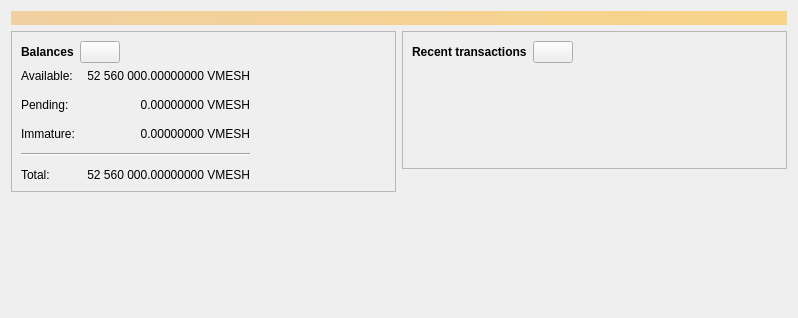
<?xml version="1.0" encoding="UTF-8"?>
<ui version="4.0">
 <class>OverviewPage</class>
 <widget class="QWidget" name="OverviewPage">
  <property name="geometry">
   <rect>
    <x>0</x>
    <y>0</y>
    <width>798</width>
    <height>318</height>
   </rect>
  </property>
  <property name="windowTitle">
   <string>Form</string>
  </property>
  <layout class="QVBoxLayout" name="topLayout">
   <item>
    <widget class="QLabel" name="labelAlerts">
     <property name="visible">
      <bool>false</bool>
     </property>
     <property name="styleSheet">
      <string notr="true">QLabel { background-color: qlineargradient(x1: 0, y1: 0, x2: 1, y2: 0, stop:0 #F0D0A0, stop:1 #F8D488); color:#000000; }</string>
     </property>
     <property name="wordWrap">
      <bool>true</bool>
     </property>
     <property name="margin">
      <number>3</number>
     </property>
     <property name="textInteractionFlags">
      <set>Qt::TextSelectableByMouse</set>
     </property>
    </widget>
   </item>
   <item>
    <layout class="QHBoxLayout" name="horizontalLayout" stretch="1,1">
     <item>
      <layout class="QVBoxLayout" name="verticalLayout_2">
       <item>
        <widget class="QFrame" name="frame">
         <property name="frameShape">
          <enum>QFrame::StyledPanel</enum>
         </property>
         <property name="frameShadow">
          <enum>QFrame::Raised</enum>
         </property>
         <layout class="QVBoxLayout" name="verticalLayout_4">
          <item>
           <layout class="QHBoxLayout" name="horizontalLayout_4">
            <item>
             <widget class="QLabel" name="label_5">
              <property name="font">
               <font>
                <weight>75</weight>
                <bold>true</bold>
               </font>
              </property>
              <property name="text">
               <string>Balances</string>
              </property>
             </widget>
            </item>
            <item>
             <widget class="QPushButton" name="labelWalletStatus">
              <property name="enabled">
               <bool>true</bool>
              </property>
              <property name="maximumSize">
               <size>
                <width>45</width>
                <height>16777215</height>
               </size>
              </property>
              <property name="toolTip">
               <string>The displayed information may be out of date. Your wallet automatically synchronizes with the Bitcoin network after a connection is established, but this process has not completed yet.</string>
              </property>
              <property name="text">
               <string/>
              </property>
              <property name="icon">
               <iconset resource="../bitcoin.qrc">
                <normaloff>:/icons/warning</normaloff>
                <disabledoff>:/icons/warning</disabledoff>:/icons/warning</iconset>
              </property>
              <property name="iconSize">
               <size>
                <width>24</width>
                <height>24</height>
               </size>
              </property>
             </widget>
            </item>
            <item>
             <spacer name="horizontalSpacer_3">
              <property name="orientation">
               <enum>Qt::Horizontal</enum>
              </property>
              <property name="sizeHint" stdset="0">
               <size>
                <width>40</width>
                <height>20</height>
               </size>
              </property>
             </spacer>
            </item>
           </layout>
          </item>
          <item>
           <layout class="QGridLayout" name="gridLayout">
            <property name="spacing">
             <number>12</number>
            </property>
            <item row="1" column="1">
             <widget class="QLabel" name="labelUnconfirmed">
              <property name="cursor">
               <cursorShape>IBeamCursor</cursorShape>
              </property>
              <property name="toolTip">
               <string>Total of transactions that have yet to be confirmed, and do not yet count toward the spendable balance</string>
              </property>
              <property name="text">
               <string notr="true">0.00000000 VMESH</string>
              </property>
              <property name="alignment">
               <set>Qt::AlignRight|Qt::AlignTrailing|Qt::AlignVCenter</set>
              </property>
              <property name="textInteractionFlags">
               <set>Qt::LinksAccessibleByMouse|Qt::TextSelectableByKeyboard|Qt::TextSelectableByMouse</set>
              </property>
             </widget>
            </item>
            <item row="3" column="0" colspan="2">
             <widget class="Line" name="line">
              <property name="orientation">
               <enum>Qt::Horizontal</enum>
              </property>
             </widget>
            </item>
            <item row="4" column="0">
             <widget class="QLabel" name="labelTotalText">
              <property name="text">
               <string>Total:</string>
              </property>
             </widget>
            </item>
            <item row="2" column="1">
             <widget class="QLabel" name="labelImmature">
              <property name="cursor">
               <cursorShape>IBeamCursor</cursorShape>
              </property>
              <property name="toolTip">
               <string>Mined balance that has not yet matured</string>
              </property>
              <property name="text">
               <string notr="true">0.00000000 VMESH</string>
              </property>
              <property name="alignment">
               <set>Qt::AlignRight|Qt::AlignTrailing|Qt::AlignVCenter</set>
              </property>
              <property name="textInteractionFlags">
               <set>Qt::LinksAccessibleByMouse|Qt::TextSelectableByKeyboard|Qt::TextSelectableByMouse</set>
              </property>
             </widget>
            </item>
            <item row="1" column="2">
             <spacer name="horizontalSpacer_2">
              <property name="orientation">
               <enum>Qt::Horizontal</enum>
              </property>
              <property name="sizeHint" stdset="0">
               <size>
                <width>40</width>
                <height>20</height>
               </size>
              </property>
             </spacer>
            </item>
            <item row="2" column="0">
             <widget class="QLabel" name="labelImmatureText">
              <property name="text">
               <string>Immature:</string>
              </property>
             </widget>
            </item>
            <item row="4" column="1">
             <widget class="QLabel" name="labelTotal">
              <property name="cursor">
               <cursorShape>IBeamCursor</cursorShape>
              </property>
              <property name="toolTip">
               <string>Your current total balance</string>
              </property>
              <property name="text">
               <string notr="true">52 560 000.00000000 VMESH</string>
              </property>
              <property name="alignment">
               <set>Qt::AlignRight|Qt::AlignTrailing|Qt::AlignVCenter</set>
              </property>
              <property name="textInteractionFlags">
               <set>Qt::LinksAccessibleByMouse|Qt::TextSelectableByKeyboard|Qt::TextSelectableByMouse</set>
              </property>
             </widget>
            </item>
            <item row="0" column="0">
             <widget class="QLabel" name="labelBalanceText">
              <property name="text">
               <string>Available:</string>
              </property>
             </widget>
            </item>
            <item row="0" column="1">
             <widget class="QLabel" name="labelBalance">
              <property name="cursor">
               <cursorShape>IBeamCursor</cursorShape>
              </property>
              <property name="toolTip">
               <string>Your current spendable balance</string>
              </property>
              <property name="text">
               <string notr="true">52 560 000.00000000 VMESH</string>
              </property>
              <property name="alignment">
               <set>Qt::AlignRight|Qt::AlignTrailing|Qt::AlignVCenter</set>
              </property>
              <property name="textInteractionFlags">
               <set>Qt::LinksAccessibleByMouse|Qt::TextSelectableByKeyboard|Qt::TextSelectableByMouse</set>
              </property>
             </widget>
            </item>
            <item row="1" column="0">
             <widget class="QLabel" name="labelPendingText">
              <property name="text">
               <string>Pending:</string>
              </property>
             </widget>
            </item>
           </layout>
          </item>
         </layout>
        </widget>
       </item>
       <item>
        <spacer name="verticalSpacer">
         <property name="orientation">
          <enum>Qt::Vertical</enum>
         </property>
         <property name="sizeHint" stdset="0">
          <size>
           <width>20</width>
           <height>40</height>
          </size>
         </property>
        </spacer>
       </item>
      </layout>
     </item>
     <item>
      <layout class="QVBoxLayout" name="verticalLayout_3">
       <item>
        <widget class="QFrame" name="frame_2">
         <property name="frameShape">
          <enum>QFrame::StyledPanel</enum>
         </property>
         <property name="frameShadow">
          <enum>QFrame::Raised</enum>
         </property>
         <layout class="QVBoxLayout" name="verticalLayout">
          <item>
           <layout class="QHBoxLayout" name="horizontalLayout_2">
            <item>
             <widget class="QLabel" name="label_4">
              <property name="font">
               <font>
                <weight>75</weight>
                <bold>true</bold>
               </font>
              </property>
              <property name="text">
               <string>Recent transactions</string>
              </property>
             </widget>
            </item>
            <item>
             <widget class="QPushButton" name="labelTransactionsStatus">
              <property name="enabled">
               <bool>true</bool>
              </property>
              <property name="maximumSize">
               <size>
                <width>45</width>
                <height>16777215</height>
               </size>
              </property>
              <property name="toolTip">
               <string>The displayed information may be out of date. Your wallet automatically synchronizes with the Bitcoin network after a connection is established, but this process has not completed yet.</string>
              </property>
              <property name="text">
               <string/>
              </property>
              <property name="icon">
               <iconset resource="../bitcoin.qrc">
                <normaloff>:/icons/warning</normaloff>
                <disabledoff>:/icons/warning</disabledoff>:/icons/warning</iconset>
              </property>
              <property name="iconSize">
               <size>
                <width>24</width>
                <height>24</height>
               </size>
              </property>
             </widget>
            </item>
            <item>
             <spacer name="horizontalSpacer">
              <property name="orientation">
               <enum>Qt::Horizontal</enum>
              </property>
              <property name="sizeHint" stdset="0">
               <size>
                <width>40</width>
                <height>20</height>
               </size>
              </property>
             </spacer>
            </item>
           </layout>
          </item>
          <item>
           <widget class="TransactionOverviewWidget" name="listTransactions">
            <property name="styleSheet">
             <string notr="true">QListView { background: transparent; }</string>
            </property>
            <property name="frameShape">
             <enum>QFrame::NoFrame</enum>
            </property>
            <property name="verticalScrollBarPolicy">
             <enum>Qt::ScrollBarAlwaysOff</enum>
            </property>
            <property name="horizontalScrollBarPolicy">
             <enum>Qt::ScrollBarAlwaysOff</enum>
            </property>
            <property name="sizeAdjustPolicy">
             <enum>QAbstractScrollArea::AdjustToContents</enum>
            </property>
            <property name="selectionMode">
             <enum>QAbstractItemView::NoSelection</enum>
            </property>
            <property name="uniformItemSizes">
             <bool>true</bool>
            </property>
           </widget>
          </item>
         </layout>
        </widget>
       </item>
       <item>
        <spacer name="verticalSpacer_2">
         <property name="orientation">
          <enum>Qt::Vertical</enum>
         </property>
         <property name="sizeHint" stdset="0">
          <size>
           <width>20</width>
           <height>40</height>
          </size>
         </property>
        </spacer>
       </item>
      </layout>
     </item>
    </layout>
   </item>
  </layout>
 </widget>
 <customwidgets>
  <customwidget>
   <class>TransactionOverviewWidget</class>
   <extends>QListView</extends>
   <header>qt/transactionoverviewwidget.h</header>
  </customwidget>
 </customwidgets>
 <resources/>
 <connections/>
</ui>
